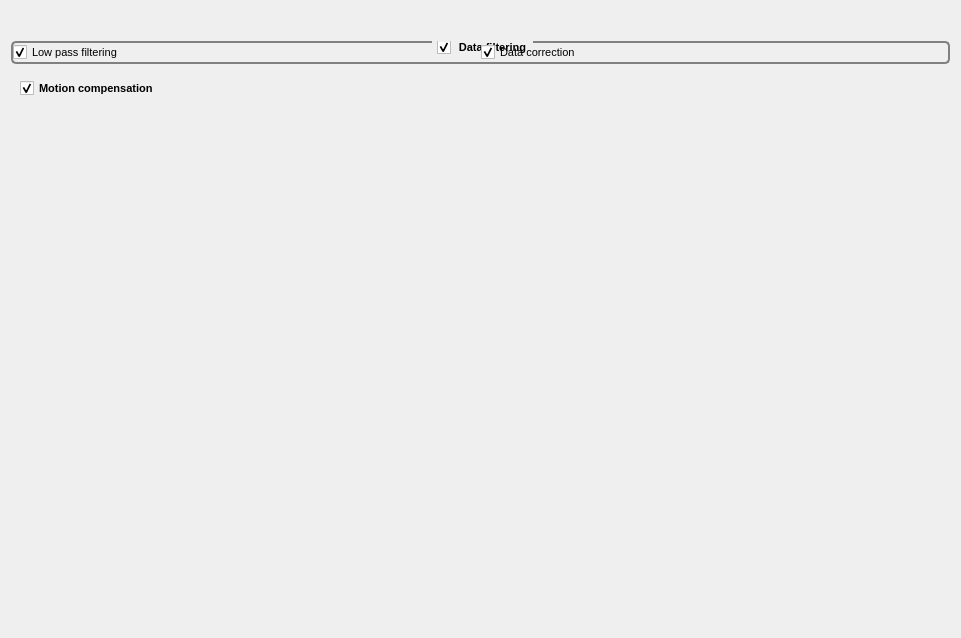
<?xml version="1.0" encoding="UTF-8"?>
<ui version="4.0">
 <class>HAcquisitionDisplay</class>
 <widget class="QWidget" name="HAcquisitionDisplay">
  <property name="geometry">
   <rect>
    <x>0</x>
    <y>0</y>
    <width>961</width>
    <height>638</height>
   </rect>
  </property>
  <property name="windowTitle">
   <string>Form</string>
  </property>
  <layout class="QGridLayout" name="gridLayout">
   <item row="0" column="0" colspan="2">
    <widget class="QWidget" name="widget" native="true">
     <property name="font">
      <font>
       <pointsize>8</pointsize>
      </font>
     </property>
     <layout class="QVBoxLayout" name="verticalLayout">
      <item>
       <widget class="HLoadDatas" name="_param_LoadImg" native="true">
        <property name="font">
         <font>
          <pointsize>8</pointsize>
         </font>
        </property>
       </widget>
      </item>
     </layout>
    </widget>
   </item>
   <item row="2" column="0" colspan="2">
    <widget class="QGroupBox" name="_enable_filtering">
     <property name="font">
      <font>
       <pointsize>8</pointsize>
       <bold>true</bold>
      </font>
     </property>
     <property name="styleSheet">
      <string notr="true"> QGroupBox {

     border: 2px solid gray;
     border-radius: 5px;
     margin-top: 5ex; /* leave space at the top for the title */
 }
 QGroupBox::title {
     subcontrol-origin: margin;
     subcontrol-position: top center; /* position at the top center */
     padding: 0 5px;
 }


</string>
     </property>
     <property name="title">
      <string>Data filtering</string>
     </property>
     <property name="checkable">
      <bool>true</bool>
     </property>
     <layout class="QHBoxLayout" name="horizontalLayout">
      <property name="spacing">
       <number>0</number>
      </property>
      <property name="leftMargin">
       <number>0</number>
      </property>
      <property name="topMargin">
       <number>0</number>
      </property>
      <property name="rightMargin">
       <number>0</number>
      </property>
      <property name="bottomMargin">
       <number>0</number>
      </property>
      <item>
       <widget class="QCheckBox" name="_enable_low_pass_filtering">
        <property name="font">
         <font>
          <pointsize>8</pointsize>
         </font>
        </property>
        <property name="text">
         <string>Low pass filtering</string>
        </property>
        <property name="checked">
         <bool>true</bool>
        </property>
       </widget>
      </item>
      <item>
       <widget class="QCheckBox" name="_enable_data_correction">
        <property name="font">
         <font>
          <pointsize>8</pointsize>
         </font>
        </property>
        <property name="text">
         <string>Data correction</string>
        </property>
        <property name="checked">
         <bool>true</bool>
        </property>
       </widget>
      </item>
     </layout>
    </widget>
   </item>
   <item row="6" column="0">
    <spacer name="verticalSpacer">
     <property name="font">
      <font>
       <pointsize>8</pointsize>
      </font>
     </property>
     <property name="orientation">
      <enum>Qt::Orientation::Vertical</enum>
     </property>
     <property name="sizeHint" stdset="0">
      <size>
       <width>20</width>
       <height>40</height>
      </size>
     </property>
    </spacer>
   </item>
   <item row="1" column="0" colspan="2">
    <widget class="HROI" name="_ROI" native="true">
     <property name="font">
      <font>
       <pointsize>8</pointsize>
      </font>
     </property>
    </widget>
   </item>
   <item row="5" column="0" colspan="2">
    <widget class="QWidget" name="_widget_info" native="true">
     <property name="font">
      <font>
       <pointsize>8</pointsize>
      </font>
     </property>
     <layout class="QVBoxLayout" name="verticalLayout_3">
      <item>
       <widget class="QLabel" name="_info">
        <property name="font">
         <font>
          <pointsize>8</pointsize>
         </font>
        </property>
        <property name="text">
         <string/>
        </property>
       </widget>
      </item>
     </layout>
    </widget>
   </item>
   <item row="4" column="0" colspan="2">
    <widget class="QWidget" name="_widget_option" native="true">
     <property name="font">
      <font>
       <pointsize>8</pointsize>
      </font>
     </property>
     <layout class="QHBoxLayout" name="horizontalLayout_2">
      <item>
       <widget class="QCheckBox" name="_enable_Motion_Compensation">
        <property name="font">
         <font>
          <pointsize>8</pointsize>
          <bold>true</bold>
         </font>
        </property>
        <property name="layoutDirection">
         <enum>Qt::LayoutDirection::LeftToRight</enum>
        </property>
        <property name="styleSheet">
         <string notr="true"/>
        </property>
        <property name="text">
         <string>Motion compensation</string>
        </property>
        <property name="checked">
         <bool>true</bool>
        </property>
       </widget>
      </item>
     </layout>
    </widget>
   </item>
  </layout>
 </widget>
 <customwidgets>
  <customwidget>
   <class>HLoadDatas</class>
   <extends>QWidget</extends>
   <header>HLoadDatas.h</header>
   <container>1</container>
  </customwidget>
  <customwidget>
   <class>HROI</class>
   <extends>QWidget</extends>
   <header>HROI.h</header>
   <container>1</container>
  </customwidget>
 </customwidgets>
 <resources/>
 <connections/>
</ui>
